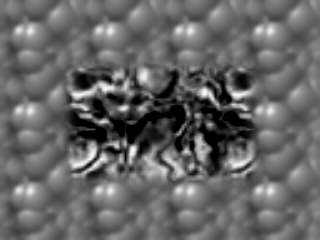
#> input picture ps6_python_Smith_Peter/input/TestSeq/Shift0.png, 320 x 240 px; the run also reads 1 picture not shown here
$ python ps6.py
#> lines starting #> are read from the running program, lines starting #| are printed output that depends on the picture
### ps6_python_Smith_Peter/opticalFlow.py
import numpy as np
import cv2 as cv
def opticalFlow(baseImage,newImage):
    x_kernal = np.array([[-1,1],[-1,1]])
    y_kernal = np.array([[-1,-1],[1,1]])
    t_kernal = np.array([[1,1],[1,1]])
    grad_x = cv.filter2D(baseImage.astype(np.float32),-1,x_kernal)
    grad_y = cv.filter2D(baseImage.astype(np.float32),-1,y_kernal)
    grad_t = cv.filter2D(baseImage.astype(np.float32),-1,t_kernal) - cv.filter2D(newImage.astype(np.float32),-1,t_kernal)

    Ix2 = np.multiply(grad_x,grad_x)
    IxIy = np.multiply(grad_x,grad_y)
    Iy2 = np.multiply(grad_y,grad_y)
    IxIt = np.multiply(grad_x,grad_t)
    IyIt = np.multiply(grad_y,grad_t)
    Ix2 = cv.boxFilter(Ix2,-1,(5,5),normalize=True)
    IxIy = cv.boxFilter(IxIy,-1,(5,5),normalize=True)
    Iy2 = cv.boxFilter(Iy2,-1,(5,5),normalize=True)
    negIxIt = - cv.boxFilter(IxIt,-1,(5,5),normalize=True)
    negIyIt = - cv.boxFilter(IyIt,-1,(5,5),normalize=True)
    U = np.zeros(baseImage.shape)
    V = np.zeros(baseImage.shape)
    for i in range(baseImage.shape[0]):
        for j in range(baseImage.shape[1]):
            det = np.array([[Ix2[i,j],IxIy[i,j]],[IxIy[i,j],Iy2[i,j]]])
            b = np.array([[negIxIt[i,j]],[negIyIt[i,j]]])
            p = np.dot(np.linalg.pinv(det),b)
            U[i,j] = p[0]
            V[i,j] = p[1]
    return U , V

### ps6_python_Smith_Peter/reduce.py
import numpy as np
import cv2 as cv

def reduce(img):
    kernel = np.array([[1,4,6,4,1]])/16
    kernel = np.matmul(kernel.T,kernel)
    layer0 = cv.filter2D(img.astype(np.float32),-1,kernel)
    red1 = layer0[0::2,0::2]
    layer1 = cv.filter2D(red1.astype(np.float32),-1,kernel)
    red2 = layer1[0::2,0::2]
    layer2 = cv.filter2D(red2.astype(np.float32),-1,kernel)
    red3 = layer2[0::2,0::2]
    return layer0, red1, red2, red3
# [6 lines left out: function reducer, not called in this run]

### ps6_python_Smith_Peter/ps6.py
import numpy as np
import cv2 as cv
from opticalFlow import opticalFlow
from reduce import reduce
from expand import expand
from warp import warp
from HLK import HLK
import itertools
from matplotlib import pyplot as plt

baseImage = cv.imread("./input/TestSeq/Shift0.png",0)
#> baseImage is the input picture: shape (240, 320); min 0, max 253, mean 101.9
newImage = cv.imread("./input/TestSeq/ShiftR2.png",0)
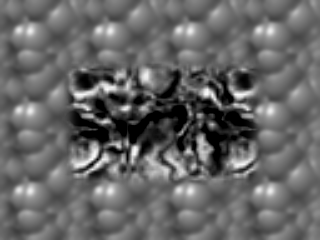
#> input picture ps6_python_Smith_Peter/input/TestSeq/ShiftR2.png, 320 x 240 px
#> newImage is the input picture: shape (240, 320); min 0, max 253, mean 101.9
baseImage = cv.GaussianBlur(baseImage,(5,5),1)
newImage = cv.GaussianBlur(newImage,(5,5),1)
U, V = opticalFlow(baseImage,newImage)
#> after the loop in opticalFlow, `for i in range(baseImage.shape[0]):`:
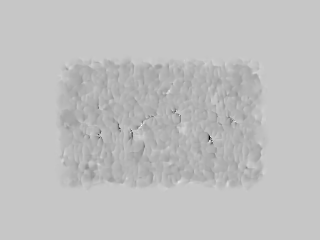
#> U: shape (240, 320) float64; min -31.83, max 9.08, mean -1.01; drawn with min black and max white
#> after the loop in opticalFlow, `for i in range(baseImage.shape[0]):`:
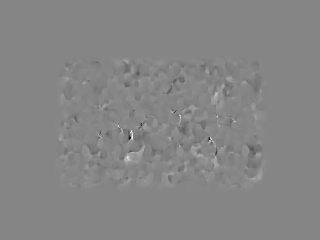
#> V: shape (240, 320) float64; min -28.77, max 26.01, mean 0; drawn with min black and max white
im_u = cv.applyColorMap(U.astype(np.uint8), cv.COLORMAP_JET)
im_v = cv.applyColorMap(V.astype(np.uint8), cv.COLORMAP_JET)
plt.figure(1)
plt.subplot(121)
plt.subplot(121).set_title("Shift in X")
plt.imshow(im_u)
plt.subplot(122)
plt.subplot(122).set_title("Shift in Y")
plt.imshow(im_v)
plt.show()
#> figure, not shown here; B, G, R data is drawn as R, G, B
baseImage = cv.imread("./input/TestSeq/Shift0.png",0)
newImage = cv.imread("./input/TestSeq/ShiftR5U5.png",0)
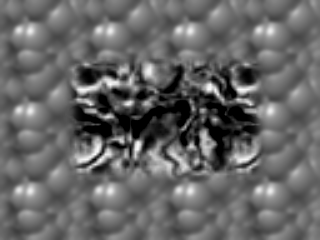
#> input picture ps6_python_Smith_Peter/input/TestSeq/ShiftR5U5.png, 320 x 240 px
#> newImage is the input picture: shape (240, 320); min 0, max 253, mean 102
baseImage = cv.GaussianBlur(baseImage,(5,5),1)
newImage = cv.GaussianBlur(newImage,(5,5),1)
U, V = opticalFlow(baseImage,newImage)
im_u = cv.applyColorMap(U.astype(np.uint8), cv.COLORMAP_JET)
im_v = cv.applyColorMap(V.astype(np.uint8), cv.COLORMAP_JET)
plt.figure(1)
plt.subplot(121)
plt.subplot(121).set_title("Shift in X")
plt.imshow(im_u)
plt.subplot(122)
plt.subplot(122).set_title("Shift in Y")
plt.imshow(im_v)
plt.show()
#> figure, not shown here; B, G, R data is drawn as R, G, B
baseImage = cv.imread("./input/TestSeq/Shift0.png",0)
newImage = cv.imread("./input/TestSeq/ShiftR10.png",0)
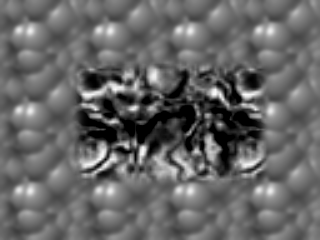
#> input picture ps6_python_Smith_Peter/input/TestSeq/ShiftR10.png, 320 x 240 px
#> newImage is the input picture: shape (240, 320); min 0, max 253, mean 102
baseImage = cv.GaussianBlur(baseImage,(5,5),1)
newImage = cv.GaussianBlur(newImage,(5,5),1)
U, V = opticalFlow(baseImage,newImage)
im_u = cv.applyColorMap(U.astype(np.uint8), cv.COLORMAP_JET)
im_v = cv.applyColorMap(V.astype(np.uint8), cv.COLORMAP_JET)
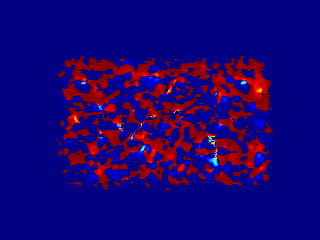
#> im_v: shape (240, 320, 3); mean B, G, R 112.7, 0.7, 23.5
plt.figure(1)
plt.subplot(121)
plt.subplot(121).set_title("Shift in X")
plt.imshow(im_u)
plt.subplot(122)
plt.subplot(122).set_title("Shift in Y")
plt.imshow(im_v)
plt.show()
#> figure, not shown here; B, G, R data is drawn as R, G, B
baseImage = cv.imread("./input/TestSeq/Shift0.png",0)
newImage = cv.imread("./input/TestSeq/ShiftR20.png",0)
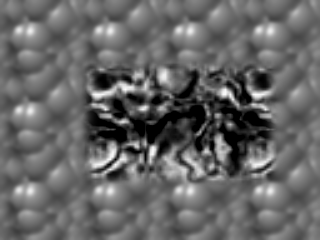
#> input picture ps6_python_Smith_Peter/input/TestSeq/ShiftR20.png, 320 x 240 px
#> newImage is the input picture: shape (240, 320); min 0, max 253, mean 101.9
baseImage = cv.GaussianBlur(baseImage,(5,5),1)
newImage = cv.GaussianBlur(newImage,(5,5),1)
U, V = opticalFlow(baseImage,newImage)
im_u = cv.applyColorMap(U.astype(np.uint8), cv.COLORMAP_JET)
im_v = cv.applyColorMap(V.astype(np.uint8), cv.COLORMAP_JET)
plt.figure(1)
plt.subplot(121)
plt.subplot(121).set_title("Shift in X")
plt.imshow(im_u)
plt.subplot(122)
plt.subplot(122).set_title("Shift in Y")
plt.imshow(im_v)
plt.show()
baseImage = cv.imread("./input/TestSeq/Shift0.png",0)
newImage = cv.imread("./input/TestSeq/ShiftR40.png",0)
baseImage = cv.GaussianBlur(baseImage,(5,5),1)
newImage = cv.GaussianBlur(newImage,(5,5),1)
U, V = opticalFlow(baseImage,newImage)
im_u = cv.applyColorMap(U.astype(np.uint8), cv.COLORMAP_JET)
im_v = cv.applyColorMap(V.astype(np.uint8), cv.COLORMAP_JET)
plt.figure(1)
plt.subplot(121)
plt.subplot(121).set_title("Shift in X")
plt.imshow(im_u)
plt.subplot(122)
plt.subplot(122).set_title("Shift in Y")
plt.imshow(im_v)
plt.show()
DataSeq1_1 = cv.imread("./input/DataSeq1/yos_img_01.jpg",0)
#> (the run stopped early here; a loop or call above may not have finished)
